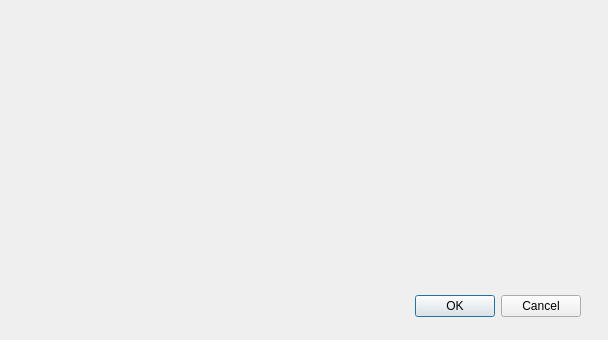
<?xml version="1.0" encoding="UTF-8"?>
<ui version="4.0">
 <class>SeniorSetting</class>
 <widget class="QDialog" name="SeniorSetting">
  <property name="geometry">
   <rect>
    <x>0</x>
    <y>0</y>
    <width>608</width>
    <height>340</height>
   </rect>
  </property>
  <property name="windowTitle">
   <string>Dialog</string>
  </property>
  <widget class="QDialogButtonBox" name="buttonBox">
   <property name="geometry">
    <rect>
     <x>240</x>
     <y>290</y>
     <width>341</width>
     <height>32</height>
    </rect>
   </property>
   <property name="orientation">
    <enum>Qt::Horizontal</enum>
   </property>
   <property name="standardButtons">
    <set>QDialogButtonBox::Cancel|QDialogButtonBox::Ok</set>
   </property>
  </widget>
 </widget>
 <resources/>
 <connections>
  <connection>
   <sender>buttonBox</sender>
   <signal>accepted()</signal>
   <receiver>SeniorSetting</receiver>
   <slot>accept()</slot>
   <hints>
    <hint type="sourcelabel">
     <x>248</x>
     <y>254</y>
    </hint>
    <hint type="destinationlabel">
     <x>157</x>
     <y>274</y>
    </hint>
   </hints>
  </connection>
  <connection>
   <sender>buttonBox</sender>
   <signal>rejected()</signal>
   <receiver>SeniorSetting</receiver>
   <slot>reject()</slot>
   <hints>
    <hint type="sourcelabel">
     <x>316</x>
     <y>260</y>
    </hint>
    <hint type="destinationlabel">
     <x>286</x>
     <y>274</y>
    </hint>
   </hints>
  </connection>
 </connections>
</ui>
